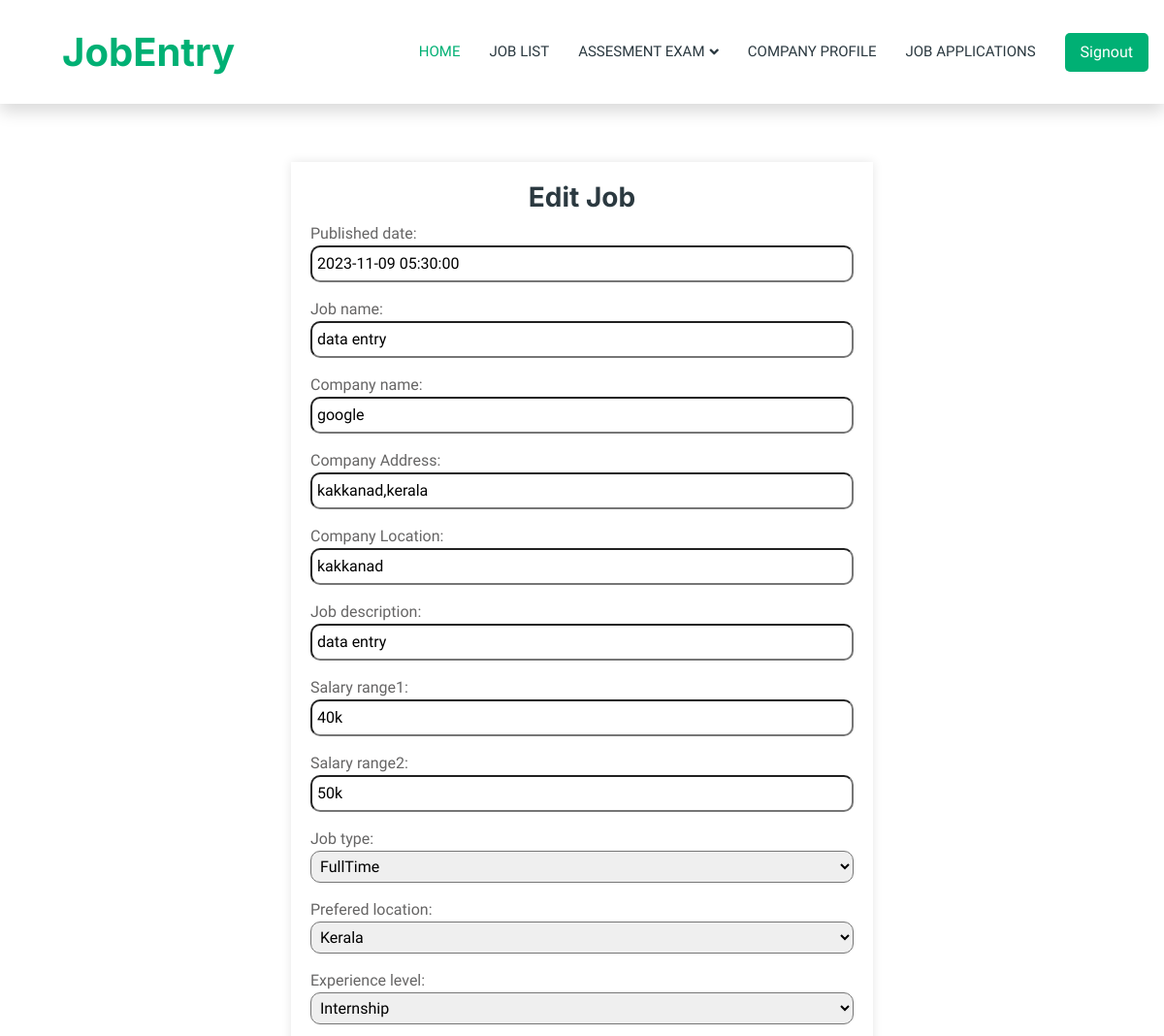
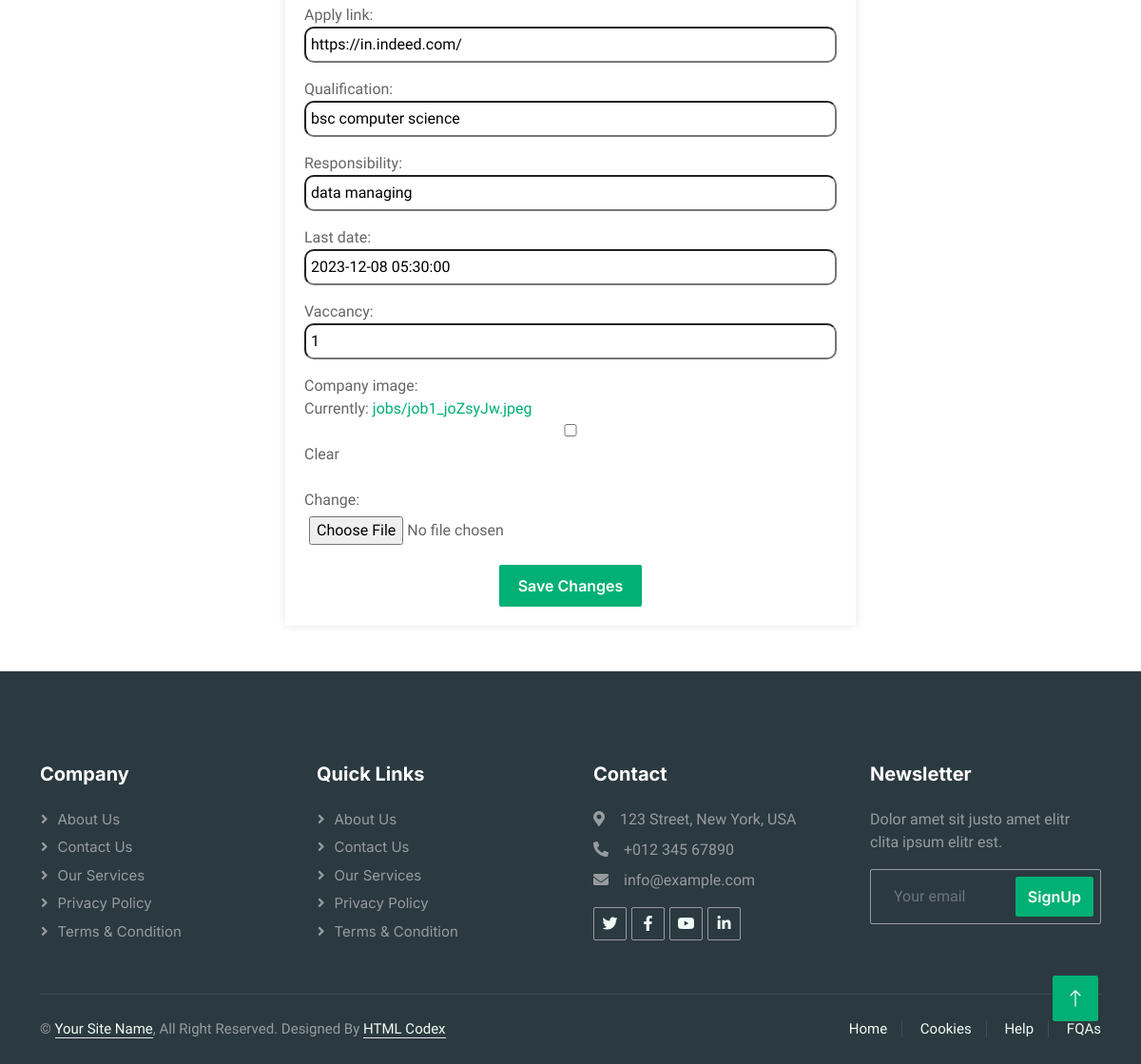
/company/edit_job/4/, run on the app's committed database (2 pictures, top to bottom).
### company_app/models.py (models this page shows)
class JobList(models.Model):
    Job_id=models.AutoField(primary_key=True)
    published_date=models.DateTimeField()
    Job_name=models.CharField(max_length=200)
    Company_name=models.CharField(max_length=200)
    Company_Address=models.CharField(max_length=300)
    Company_Location=models.CharField(max_length=300,null=True,blank=True)
    Job_description=models.CharField(max_length=300)
    Salary_range1=models.CharField(max_length=200)
    Salary_range2=models.CharField(max_length=200)
    Job_type=models.CharField(max_length=200,choices=job_type,default='FullTime')
    Prefered_location=models.CharField(max_length=200,choices=prefered_location,default='Kerala')
    Experience_level=models.CharField(max_length=200,choices=Experience,default='Fresher')
    Apply_link=models.CharField(max_length=200)
    Qualification=models.CharField(max_length=200)
    Responsibility=models.CharField(max_length=200)
    last_date=models.DateTimeField()
    Vaccancy=models.CharField(max_length=200,default=1)
    Company_image=models.ImageField(null=True,blank=True,upload_to="jobs")

### company_app/views.py (the view)
# urls.py: path('edit_job/<int:pk>/',views.edit_job, name='edit_job'),
def edit_job(request, pk):
    job = JobList.objects.get(Job_id=pk)
    if request.method == 'POST':
        form = JobDetailsForm(request.POST, request.FILES, instance=job)
        if form.is_valid():
            form.save()
            messages.info(request, "Successfully Edited")
            return redirect('company_job_list')
        else:
            messages.error(request, "Form validation failed")
    else:
        form = JobDetailsForm(instance=job)
    return render(request, "company/edit_job.html", {'form': form, 'job_type': job_type, 'prefered_location': prefered_location, 'Experience': Experience})

### company_app/forms.py
class JobDetailsForm(forms.ModelForm):
    class Meta:
        model = JobList
        fields = '__all__'
    widgets = {
            'your_image_field': CustomImageWidget,
        }

### templates/company/edit_job.html (shortened to what this page needs)
{% extends "company/company_joblist.html" %}
{% load static %}
{% block content %}
<div class="container form-container" data-aos="fade-up">
    <div class="section-header text-center">
        <h3>Edit Job</h3>
    </div>
    <form method="post" class="php-email-form" enctype="multipart/form-data">
        <div class="form-group">
            {{ form.as_p|safe }}
        </div>
        <div class="text-center mt-3">
            <button type="submit" class="btn btn-primary">Save Changes</button>
        </div>
    </form>
</div>
{% endblock %}

### static/css/style.css (style rules this page uses)
:root { --primary: #00B074; --secondary: #2B9BFF; --light: #EFFDF5; --dark: #2B3940; }
.btn { font-family: 'Inter', sans-serif; font-weight: 600; transition: .5s; }
.btn.btn-primary, .btn.btn-secondary { color: #FFFFFF; }

### templates/company/edit_job.html (style rules this page uses)
.form-container { margin-top: 5%; padding: 20px; box-shadow: 0 0 10px rgba(0, 0, 0, 0.1); width: 50%; }
.form-group label { display: block; }
.form-group input, .form-group textarea, .form-group select, .form-group input[type="file"] { width: 100%; padding: 5px; box-sizing: border-box; border-radius: 10px; }
.text-center button { color: #fff; padding: 10px 20px; border: none; cursor: pointer; }

### data on the page
JobList: published_date "2023-11-09 05:30:00", Job_name "data entry", Company_name "google", Company_Address "kakkanad,kerala", Company_Location "kakkanad", Job_description "data entry", Salary_range1 "40k", Salary_range2 "50k", Job_type "FullTime", Prefered_location "Kerala", Experience_level "Internship", Apply_link "https://in.indeed.com/", Qualification "bsc computer science", Responsibility "data managing", last_date "2023-12-08 05:30:00", Vaccancy "1"
